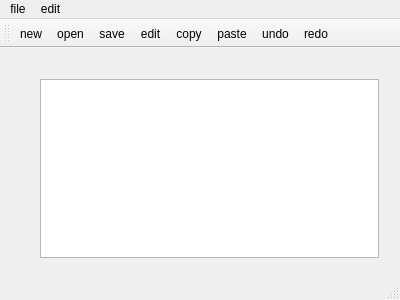
<?xml version="1.0" encoding="UTF-8"?>
<ui version="4.0">
 <class>MainWindow</class>
 <widget class="QMainWindow" name="MainWindow">
  <property name="geometry">
   <rect>
    <x>0</x>
    <y>0</y>
    <width>400</width>
    <height>300</height>
   </rect>
  </property>
  <property name="windowTitle">
   <string>MainWindow</string>
  </property>
  <widget class="QWidget" name="centralWidget">
   <widget class="QWidget" name="verticalLayoutWidget">
    <property name="geometry">
     <rect>
      <x>29</x>
      <y>20</y>
      <width>361</width>
      <height>201</height>
     </rect>
    </property>
    <layout class="QVBoxLayout" name="verticalLayout">
     <item>
      <widget class="QTextEdit" name="textEdit"/>
     </item>
    </layout>
   </widget>
  </widget>
  <widget class="QMenuBar" name="menuBar">
   <property name="geometry">
    <rect>
     <x>0</x>
     <y>0</y>
     <width>400</width>
     <height>23</height>
    </rect>
   </property>
   <widget class="QMenu" name="menufile">
    <property name="title">
     <string>file</string>
    </property>
   </widget>
   <widget class="QMenu" name="menuedit">
    <property name="title">
     <string>edit</string>
    </property>
   </widget>
   <addaction name="menufile"/>
   <addaction name="menuedit"/>
  </widget>
  <widget class="QToolBar" name="mainToolBar">
   <attribute name="toolBarArea">
    <enum>TopToolBarArea</enum>
   </attribute>
   <attribute name="toolBarBreak">
    <bool>false</bool>
   </attribute>
   <addaction name="actionnew"/>
   <addaction name="actionopen"/>
   <addaction name="actionsave"/>
   <addaction name="actionedit"/>
   <addaction name="actioncopy"/>
   <addaction name="actionpaste"/>
   <addaction name="actionundo"/>
   <addaction name="actionredo"/>
  </widget>
  <widget class="QStatusBar" name="statusBar"/>
  <action name="actionnew">
   <property name="icon">
    <iconset>
     <normaloff>images/new.png</normaloff>images/new.png</iconset>
   </property>
   <property name="text">
    <string>new</string>
   </property>
  </action>
  <action name="actionopen">
   <property name="icon">
    <iconset resource="images.qrc">
     <normaloff>:/images/images/open.png</normaloff>:/images/images/open.png</iconset>
   </property>
   <property name="text">
    <string>open</string>
   </property>
  </action>
  <action name="actionsave">
   <property name="icon">
    <iconset resource="images.qrc">
     <normaloff>:/images/images/save.png</normaloff>:/images/images/save.png</iconset>
   </property>
   <property name="text">
    <string>save</string>
   </property>
  </action>
  <action name="actionedit">
   <property name="icon">
    <iconset resource="images.qrc">
     <normaloff>:/images/images/exit.png</normaloff>:/images/images/exit.png</iconset>
   </property>
   <property name="text">
    <string>edit</string>
   </property>
  </action>
  <action name="actioncopy">
   <property name="icon">
    <iconset resource="images.qrc">
     <normaloff>:/images/images/copy.png</normaloff>:/images/images/copy.png</iconset>
   </property>
   <property name="text">
    <string>copy</string>
   </property>
  </action>
  <action name="actionpaste">
   <property name="icon">
    <iconset resource="images.qrc">
     <normaloff>:/images/images/paste.png</normaloff>:/images/images/paste.png</iconset>
   </property>
   <property name="text">
    <string>paste</string>
   </property>
  </action>
  <action name="actionundo">
   <property name="icon">
    <iconset resource="images.qrc">
     <normaloff>:/images/images/undo.png</normaloff>:/images/images/undo.png</iconset>
   </property>
   <property name="text">
    <string>undo</string>
   </property>
  </action>
  <action name="actionredo">
   <property name="icon">
    <iconset resource="images.qrc">
     <normaloff>:/images/images/redo.png</normaloff>:/images/images/redo.png</iconset>
   </property>
   <property name="text">
    <string>redo</string>
   </property>
  </action>
 </widget>
 <layoutdefault spacing="6" margin="11"/>
 <resources>
  <include location="images.qrc"/>
 </resources>
 <connections/>
</ui>
